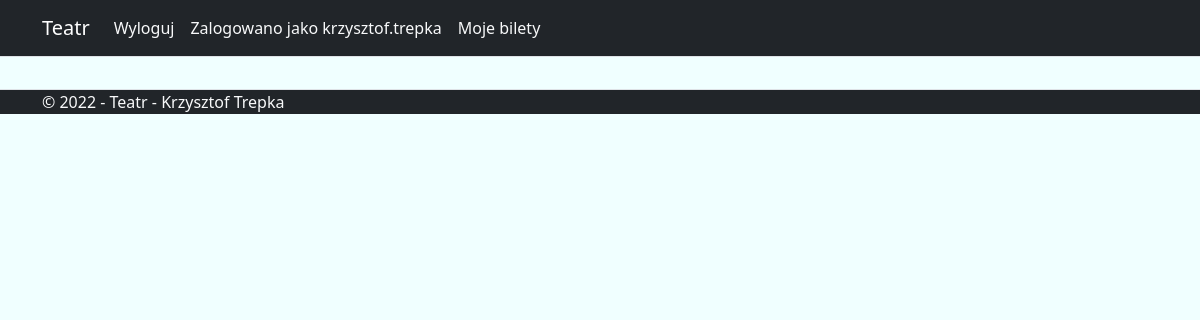
/tickets/myTickets (signed in), run on an earlier commit of the app's database.
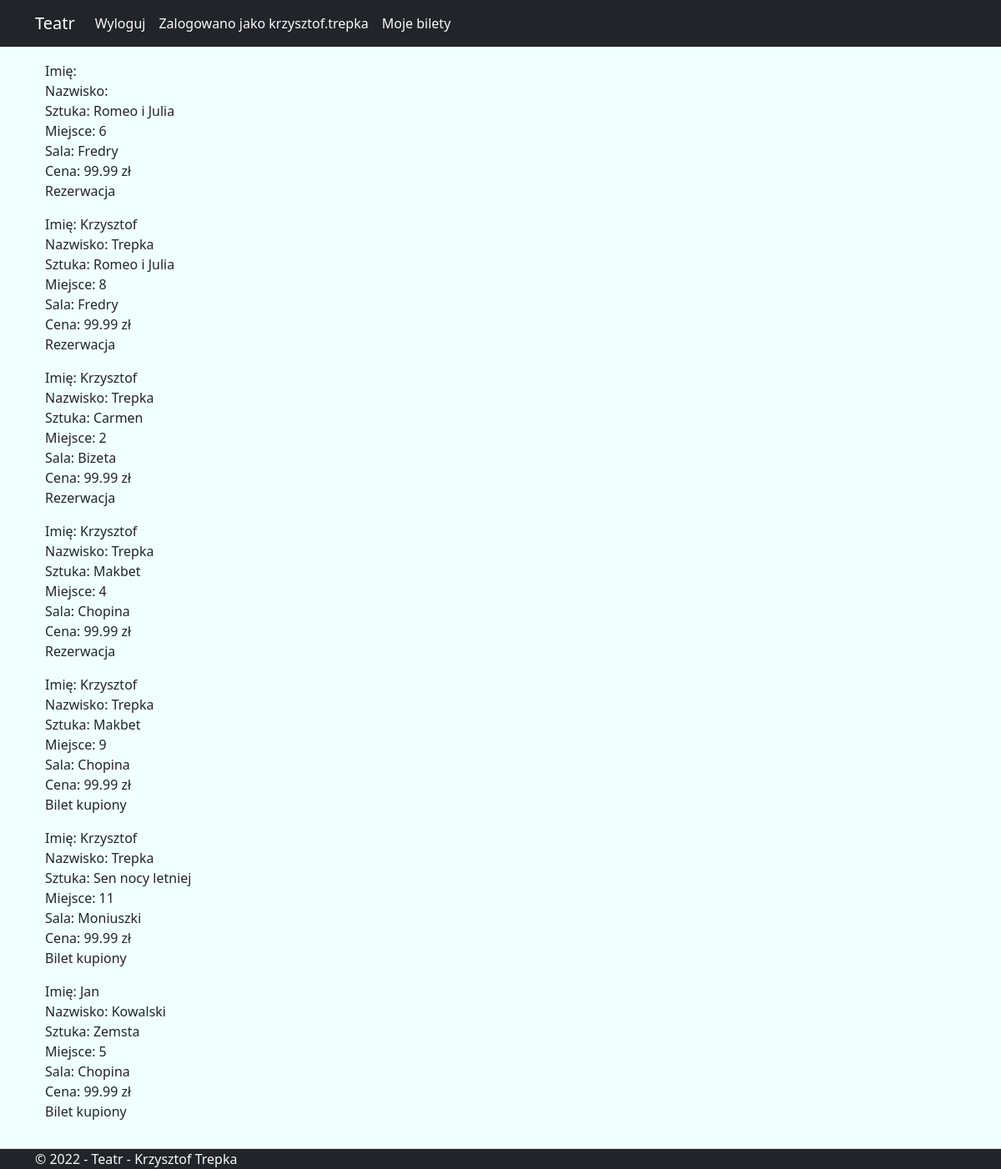
And on a later commit of the database.
### tickets/models.py (models this page shows, shortened)
class Ticket(models.Model):
    performance = models.ForeignKey(Performance, on_delete=models.CASCADE)
    seat = models.IntegerField()
    first_name = models.CharField(max_length=100)
    last_name = models.CharField(max_length=100)
    user=models.ForeignKey(User,on_delete=models.CASCADE)
    reservation = models.BooleanField()

class Performance(models.Model):
    play = models.ForeignKey(Play, on_delete=models.CASCADE)
    hall = models.ForeignKey(Hall, on_delete=models.CASCADE, default=1)
    perf_date = models.DateTimeField("Performance date")
    price = models.FloatField(default=99.99)

class Play(models.Model):
    genre = models.ForeignKey(Genre, on_delete=models.CASCADE)
    author = models.ForeignKey(Author, on_delete=models.CASCADE)
    title = models.CharField(max_length=200)
    def __str__(self):
        return self.title

class Hall(models.Model):
    name = models.CharField(max_length=100)
    seats = models.IntegerField();

### tickets/views.py (the view)
# urls.py: path('myTickets', views.myTickets, name='myTickets'),
@login_required
def myTickets(request):
    user=User.objects.filter(username=request.user.username).first()
    tickets=Ticket.objects.filter(user=user)
    return render(request, "tickets/myTickets.html",{'tickets':tickets})

### tickets/templates/tickets/myTickets.html
{% extends "tickets/_Layout.html" %}
{% load static %}
{% block content %}
        <div class="container">
        {% for ticket in tickets %}
            <div class="row">
                <ul>
                    <li>
                        Imię: {{ ticket.first_name }}
                    </li>
                    <li>
                        Nazwisko: {{ ticket.last_name }}
                    </li>
                    <li>
                        Sztuka: {{ ticket.performance.play }}
                    </li>
                    <li>
                        Miejsce: {{ ticket.seat }}
                    </li>
                    <li>
                        Sala: {{ ticket.performance.hall.name }}
                    </li>
                    <li>
                        Cena: {{ ticket.performance.price }} zł
                    </li>
                    <li>
                        {% if ticket.reservation %}
                            Rezerwacja
                        {% else %}
                            Bilet kupiony
                        {% endif %}
                    </li>
                </ul>
            </div>
        {% endfor %}
        </div>
{% endblock %}

### tickets/templates/tickets/_Layout.html (shortened to what this page needs)
{% load static %}
{% load bootstrap5 %}
{% bootstrap_css %}
<!DOCTYPE html>
<html lang="en">
<head>
    <link rel="stylesheet" href={% static "css/styles.css" %} />
</head>
<body>
    <header>
        <nav class="navbar navbar-expand-sm navbar-toggleable-sm navbar-dark bg-dark border-bottom box-shadow mb-3">
            <div class="container">
                <a class="navbar-brand" href="{% url 'tickets:index' %}">Teatr</a>
                <div class="navbar-collapse collapse d-sm-inline-flex justify-content-between">
                    <ul class="navbar-nav flex-grow-1">
                        {% if user.is_authenticated %}
                         <li class="nav-item">
                            <a class="nav-link text-light pjflink" href="{% url 'tickets:logout' %}">Wyloguj</a>
                        </li>
                        <li class="nav-item">
                            <a class="nav-link text-light" >Zalogowano jako {{user}}</a>
                        </li>
                            <li>
                             <a class="nav-link text-light" href="{% url 'tickets:myTickets' %}">Moje bilety</a>
                            </li>
                        {% endif %}
                    </ul>
                </div>
            </div>
        </nav>
    </header>
    <div class="container">
        <main role="main" class="pb-3">
{% block content %} {% endblock %}
        </main>
    </div>
    <footer class="border-top footer text-light bg-dark">
        <div class="container">
            &copy; 2022 - Teatr - Krzysztof Trepka
        </div>
    </footer>
</body>
</html>

### tickets/static/css/styles.css (style rules this page uses)
ul { list-style: none; }
a { text-decoration: none; color: black; }
header { background-color: #9efffc; }
body { background-color: azure; }

What changed in the data, as far as the page shows it:
added Ticket: performance.play "Romeo i Julia", seat "6", performance.hall.name "Fredry", performance.price "99.99", reservation "Rezerwacja"
added Ticket: first_name "Krzysztof", last_name "Trepka", performance.play "Romeo i Julia", seat "8", performance.hall.name "Fredry", performance.price "99.99", reservation "Rezerwacja"
added Ticket: first_name "Krzysztof", last_name "Trepka", performance.play "Carmen", seat "2", performance.hall.name "Bizeta", performance.price "99.99", reservation "Rezerwacja"
added Ticket: first_name "Krzysztof", last_name "Trepka", performance.play "Makbet", seat "4", performance.hall.name "Chopina", performance.price "99.99", reservation "Rezerwacja"
added Ticket: first_name "Krzysztof", last_name "Trepka", performance.play "Makbet", seat "9", performance.hall.name "Chopina", performance.price "99.99", reservation "Bilet kupiony"
added Ticket: first_name "Krzysztof", last_name "Trepka", performance.play "Sen nocy letniej", seat "11", performance.hall.name "Moniuszki", performance.price "99.99", reservation "Bilet kupiony"
added Ticket: first_name "Jan", last_name "Kowalski", performance.play "Zemsta", seat "5", performance.hall.name "Chopina", performance.price "99.99", reservation "Bilet kupiony"
